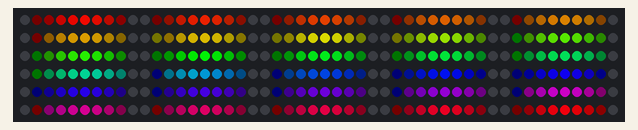
Recording of a sketch running on a simulated Arduino Uno, built with avr-gcc and run on an emulated ATmega328P. On the bench: 300 RGB LEDs in strip order, left to right, continuing on the next row.

Above: at 0.16 s.
At 4.3 s:
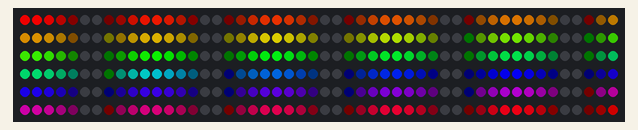
At 8.59 s:
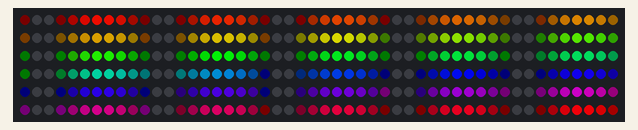
At 17.03 s:
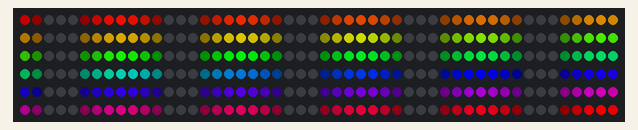
At 25.17 s:
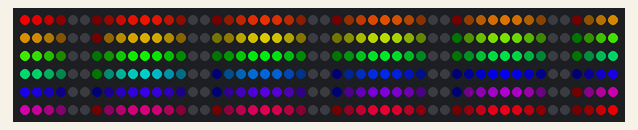
At 33.45 s:
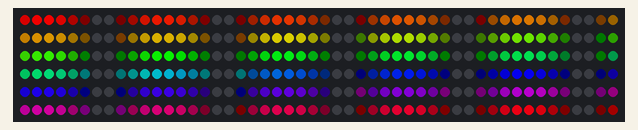

The sketch:

rainbow_ambient.ino
```cpp
#include "FastLED.h"
#define NUM_LEDS 300
#define DATA_PIN 3

// Animation constants
#define NUM_CYCLES 30
#define BREATH_PERIOD 10.0

CRGB leds[NUM_LEDS];
uint8_t phases[NUM_LEDS];
uint8_t bias = 20;

void setup() {
  FastLED.addLeds<NEOPIXEL, DATA_PIN>(leds, NUM_LEDS);
  FastLED.show();

  for(int i = 0; i < NUM_LEDS; i++)
    phases[i] = phaseForIndex(i);

  // delay(2000);
}

void loop() {
  // ms * (1 sec / 1000ms) * (1 period / BREATH_PERIOD sec) * (256 ticks / 1 period)
  int ticks = (int) (millis() / 1000.0 / BREATH_PERIOD * 256);
  uint8_t t = (uint8_t) (ticks % 256);
  for (int i=0; i<NUM_LEDS; i++){
    uint8_t intensity = quadwave8(t + phases[i]);
    if (intensity < bias)
      intensity = 0;
    else
      intensity -= bias;

    leds[i] = CHSV( hueForIndex(i), 255, intensity);
  }
  FastLED.show();
  delay(20);
}

uint8_t phaseForIndex(int index) {
  float floatPhase = ((float) index) / ((float) NUM_LEDS) * 256 * NUM_CYCLES;
  return (uint8_t) ((int) floatPhase % 256);
}

uint8_t hueForIndex(int index) {
  return (uint8_t) (((float) index) / ((float) NUM_LEDS) * 256);
}
```
